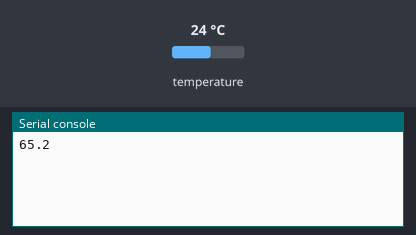
Simulated run of this program. Board: ESP8266 board running MicroPython. Parts: the last lines printed to the serial console. The inputs (shaded band) are chosen by the test bench; at power-on: temperature 24 °C.

Above: at 1.2 s.
1.3 s: temperature set to 12 °C
At 3.4 s:
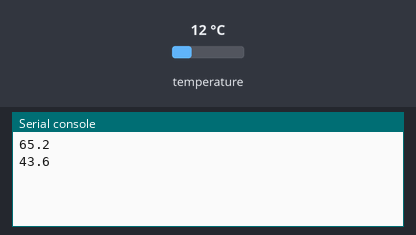
4.0 s: temperature set to 19 °C
At 5.3 s:
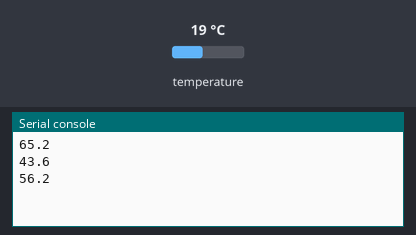
Timing chart, 0 to 7.0 s (numbered marks = the images above; inputs shaded):
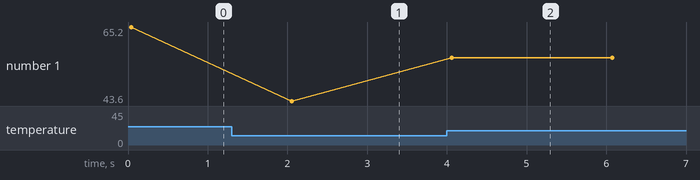

Measured:
- after the input at 1.3 s, the serial console: prints a new line after 0.75 s (image 1)
- after the input at 4.0 s, the serial console: prints a new line after 0.06 s (image 2)
- plotted number 1: 65.2 → 43.6 after the input at 1.3 s, 43.6 → 56.2 after the input at 4.0 s

The program:

ds18b20_test.py
```python
import time
from shields import ds18b20_shield

# create object to retrieve the temp
ds_shield = ds18b20_shield.DS18B20_Shield()

# infinite loop
while True:

    temp = ds_shield.farenheit()

    #offset
    temp -= 10.0

    print(temp)

    # wait for the next check
    time.sleep_ms(2000)
```

ds18b20_shield.py
```python
import machine
import onewire
import ds18x20

class DS18B20_Shield:

    def __init__(self):
        dat = machine.Pin(4)
        self.ds = ds18x20.DS18X20(onewire.OneWire(dat))
        self.roms = self.ds.scan()

    def celsius(self):
        self.ds.convert_temp()
        return self.ds.read_temp(self.roms[0])

    def farenheit(self):
        return (self.celsius() * 1.8) + 32.0
```
